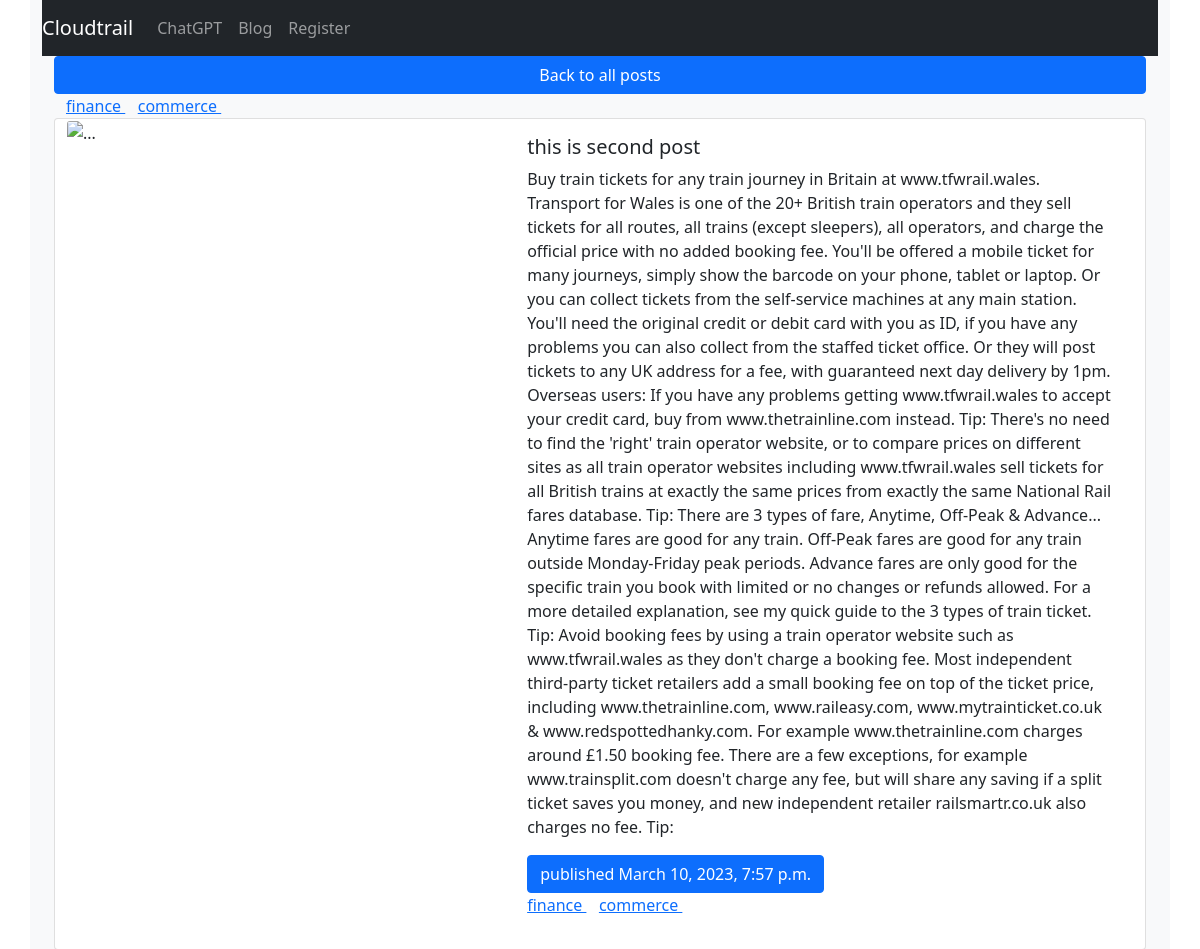
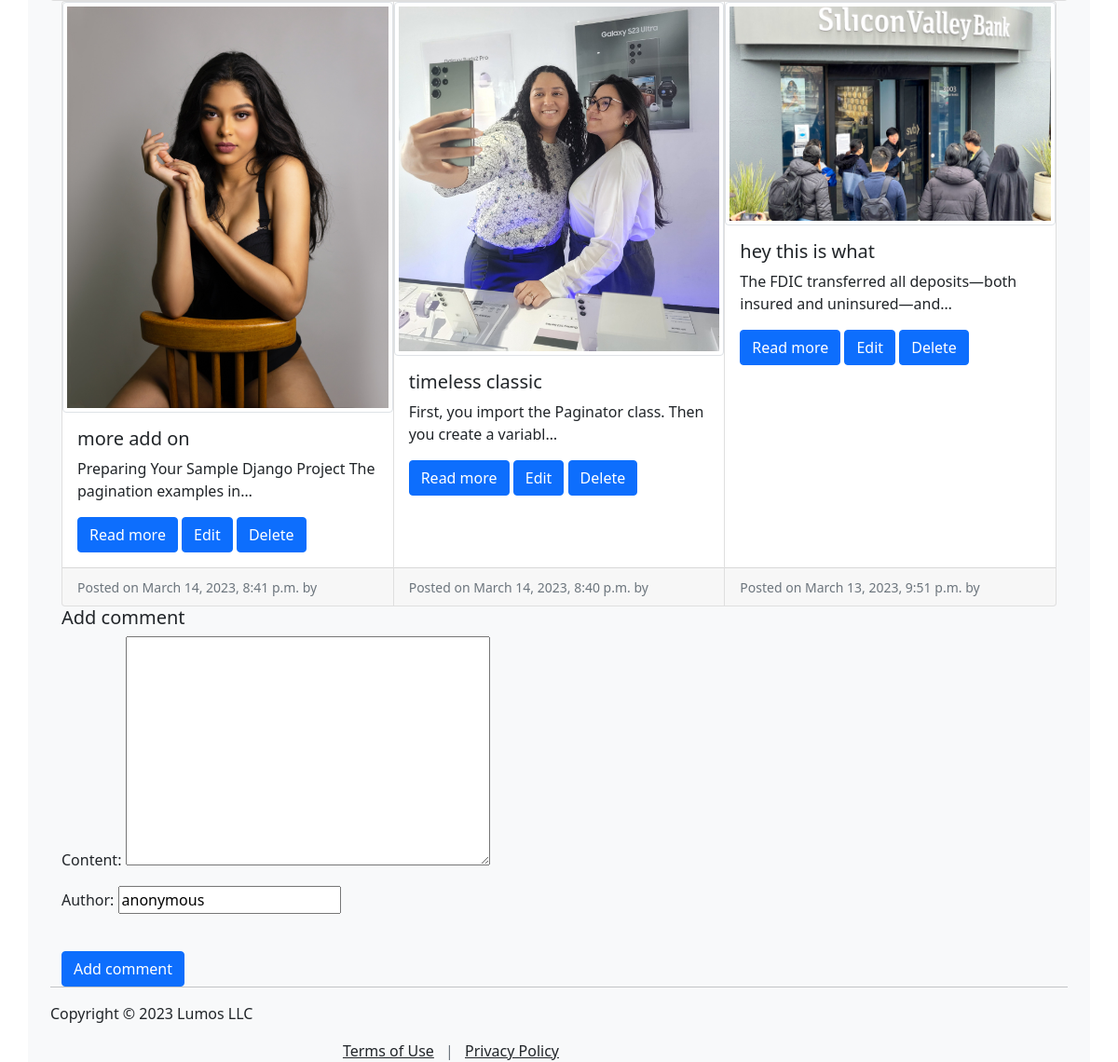
The page /this-is-second-post/ on the database its author committed (2 pictures, top to bottom).
### blog/models.py (models this page shows, shortened)
class Tag(models.Model):
    title = models.CharField(max_length=100, unique=True)
    def __str__(self):
        return self.title

class Post(models.Model):
    headline=models.CharField(max_length=255)
    slug=models.CharField(max_length=130, unique=True)
    content=models.TextField()
    created_on=models.DateTimeField('date created', auto_now_add=True)
    updated_on=models.DateTimeField(auto_now=True)
    view_count=models.IntegerField(default=0)
    is_active=models.BooleanField(default=True)
    image = models.ImageField(upload_to="images", blank=True, null=True)
    tags = models.ManyToManyField(to=Tag, related_name="posts", blank=True)
    class Meta:
        ordering = ['-created_on']

### blog/views.py (the view)
# urls.py: path('<slug:slug>/', views.post_detail, name='detail'),
def post_detail(request, slug):
    template_name = 'blog/post_detail.html'
    post = get_object_or_404(Post, slug=slug)
    post.view_count = post.view_count+1
    post.updated_on = datetime.now()
    post.save()
    comments = post.comments.filter(approved_comment=True)
    new_comment = None
    if request.method == 'POST':
        comment_form = CommentForm(data=request.POST)
        if comment_form.is_valid():
            new_comment = comment_form.save(commit=False)
            new_comment.post = post
            new_comment.save()
    else:
        comment_form = CommentForm()
    post_tags_ids = post.tags.values_list('id', flat=True)
    similar_posts = Post.objects.filter(is_active=True).filter(tags__in=post_tags_ids).exclude(id=post.id)
    similar_posts = similar_posts.annotate(same_tags=Count('tags')).order_by('-same_tags','-created_on')[:6]
    return render(request, template_name, {'post': post,
                                           'similar_posts': similar_posts,
                                           'comments': comments,
                                           'new_comment': new_comment,
                                           'comment_form': comment_form})

### blog/forms.py
class CommentForm(forms.ModelForm):
    class Meta:
        model = Comment
        fields = ['content','author']
        widget = {
            'author': forms.TextInput(attrs={'class':'form-control'}),
            'content': forms.Textarea(attrs={'class':'form-control'}),
        }

### blog/templates/blog/post_detail.html (shortened to what this page needs)
{% extends 'base.html' %}
{% block content %}
<div class="container">
  <div class="row"><a href="{% url 'blog:showall' %}" class="btn btn-primary">Back to all posts</a></div>
  <div class="row">
    <div>
      {% for tag in post.tags.all %}
      <a href="{% url 'blog:tag' tag.id %}">
        {{tag}}
      </a>&nbsp;&nbsp;
      {% endfor %}
    </div>
    <div class="card" style="max-width: 100%;">
      <div class="row g-0">
        <div class="col-sm-5">
        </div>
        <div class="col-sm-7">
          <div class="card-body">
            <h5 class="card-title">{{post.headline}}</h5>
            <p class="card-text">{{ post.content|safe }}</p>
            <a href="#" class="btn btn-primary stretched-link">published {{post.created_on }}</a>
            <p> {% for tag in post.tags.all %}
              <a href="{% url 'blog:tag' tag.id %}">
              </a> &nbsp;&nbsp;
              {% endfor %}
            </p>
          </div>
        </div>
      </div>
    </div>
  </div>
  <div>
    <div class="card-group">
      {% for post in similar_posts %}
      <div class="card">
        <img src="{{ post.image.url }}" class="img-thumbnail" alt="{{post.headline}}">
        <div class="card-body">
          <h5 class="card-title">{{post.headline}}</h5>
          <p class="card-text">{{post.content|truncatechars:65}}</p>
          <a href="{% url 'blog:detail' post.slug %}" class="btn btn-primary">Read more</a>
          <a href="{% url 'blog:editpost' post.slug %}" class="btn btn-primary">Edit</a>
          <a href="{% url 'blog:deletepost' post.slug %}" class="btn btn-primary">Delete</a>
        </div>
        <div class="card-footer">
          <small class="text-muted">Posted on {{ post.created_on }} by {{ post.author }}</small>
        </div>
      </div>
      {% endfor %}
    </div>
  </div>
  <div class="row">
    <div class="form-group">
      <h5>Add comment</h5>
      <form method="POST" class="post-form">{% csrf_token %}
        {{ comment_form.as_p }} <br />
        <button type="submit" class="btn btn-primary">Add comment</button>
    </div>
    <hr />
  </div>
</div>
{% endblock %}

### rows shown on the page
Tag: title "finance"
Tag: title "commerce"
Post: created_on "March 10, 2023, 7:57 p.m."
Post: image (picture), headline "more add on", content "Preparing Your Sample Django Project The pagination examples in…", created_on "March 14, 2023, 8:41 p.m."
Post: image (picture), headline "timeless classic", content "First, you import the Paginator class. Then you create a variabl…", created_on "March 14, 2023, 8:40 p.m."
Post: image (picture), headline "hey this is what", content "The FDIC transferred all deposits—both insured and uninsured—and…", created_on "March 13, 2023, 9:51 p.m."
